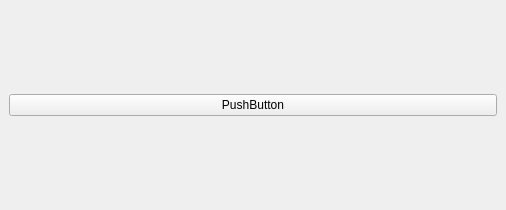
<?xml version="1.0" encoding="UTF-8"?>
<ui version="4.0">
 <class>SensorPlugin</class>
 <widget class="QDockWidget" name="SensorPlugin">
  <property name="geometry">
   <rect>
    <x>0</x>
    <y>0</y>
    <width>506</width>
    <height>210</height>
   </rect>
  </property>
  <property name="windowTitle">
   <string>Log</string>
  </property>
  <widget class="QWidget" name="dockWidgetContents">
   <layout class="QVBoxLayout" name="verticalLayout">
    <item>
     <layout class="QVBoxLayout" name="verticalLayout_2">
      <item>
       <widget class="QPushButton" name="pushButton">
        <property name="text">
         <string>PushButton</string>
        </property>
       </widget>
      </item>
     </layout>
    </item>
   </layout>
  </widget>
 </widget>
 <resources/>
 <connections/>
</ui>
